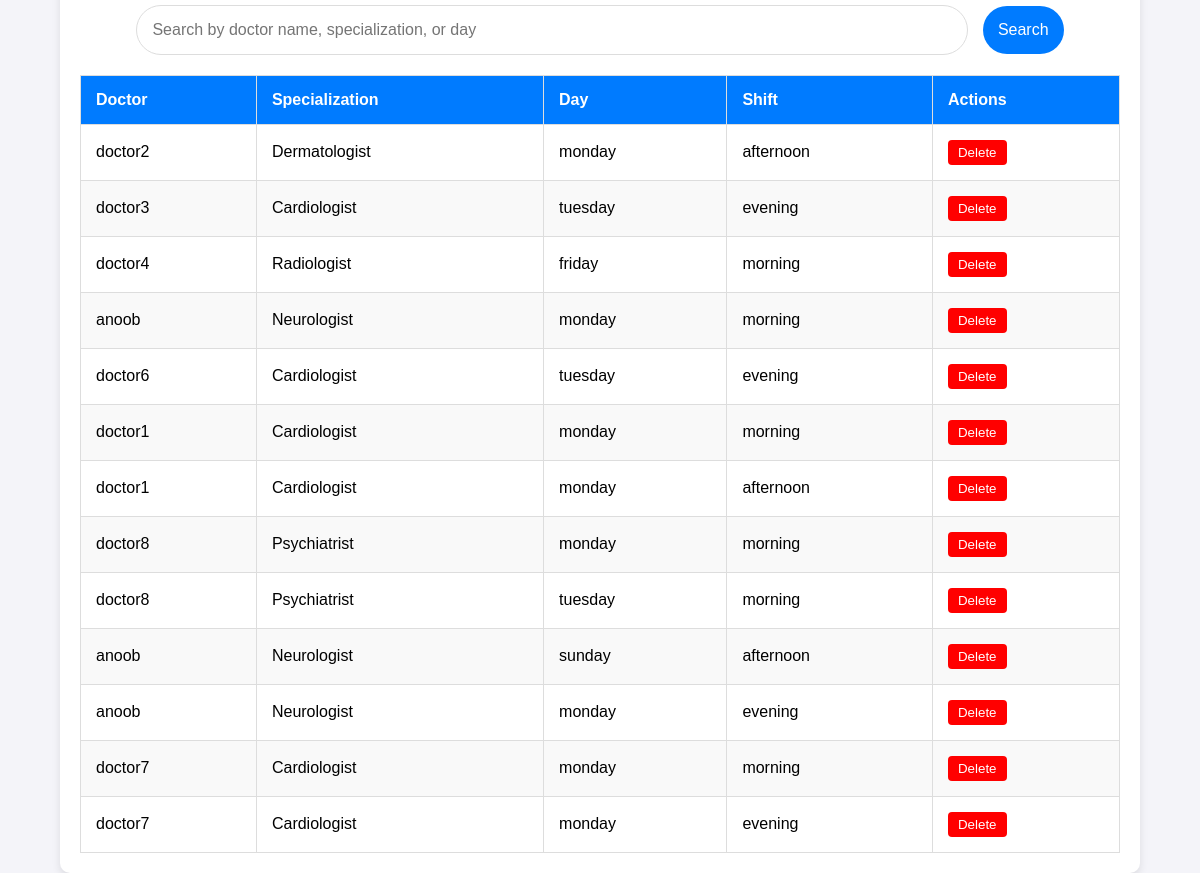
The app's page /schedule/list/ (signed in), older data.
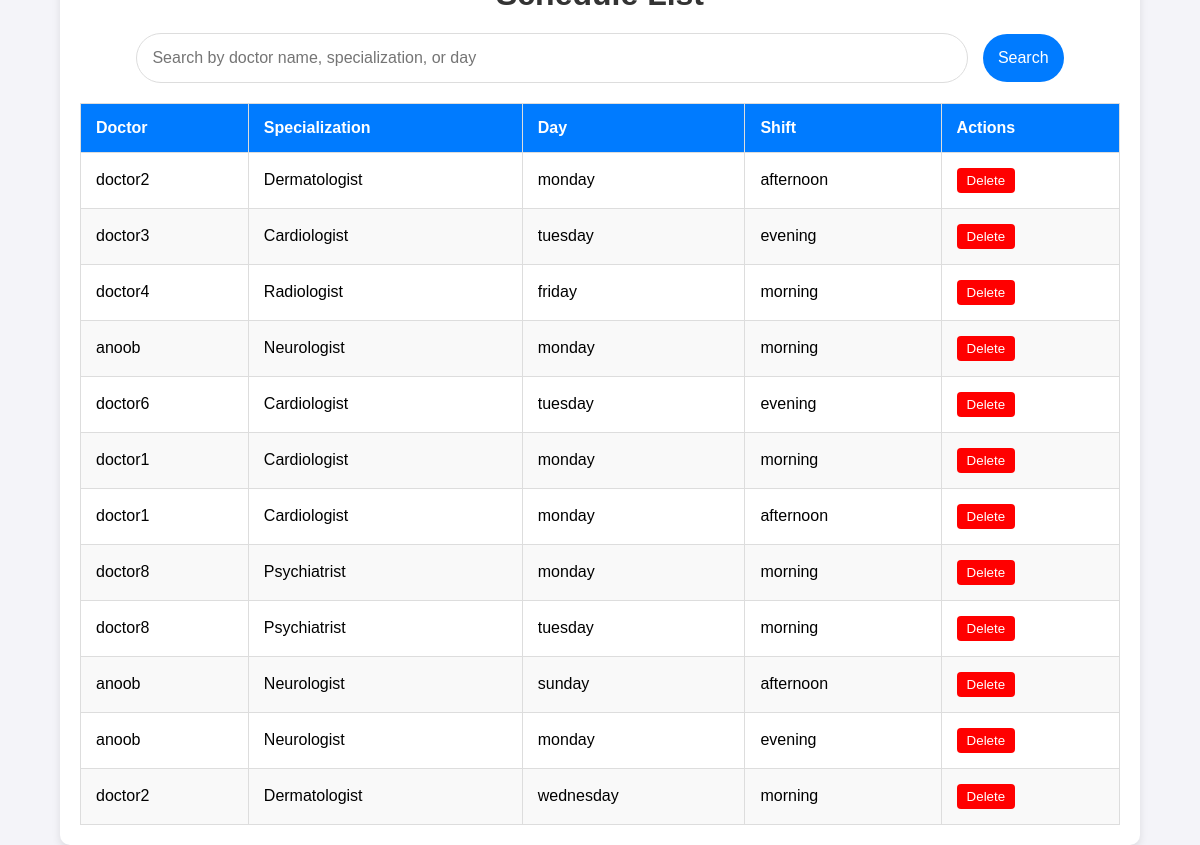
The same page, newer data.
### clinic_mgt_app/models.py (models this page shows, shortened)
class Schedule(models.Model):
    DAYS_OF_WEEK = [
        ('sunday', 'Sunday'),
        ('monday', 'Monday'),
        ('tuesday', 'Tuesday'),
        ('wednesday', 'Wednesday'),
        ('thursday', 'Thursday'),
        ('friday', 'Friday'),
        ('saturday', 'Saturday')
    ]
    SHIFTS = [
        ('morning', 'Morning'),
        ('afternoon', 'Afternoon'),
        ('evening', 'Evening'),
        ('night', 'Night'),
    ]
    specialization = models.CharField(max_length=100, choices=Doctor.SPECIALIZATION_CHOICES)
    doctor = models.ForeignKey(Doctor, on_delete=models.CASCADE, null=True)
    shifts = models.CharField(max_length=100,null=True ,choices=SHIFTS)
    day = models.CharField(max_length=9, choices=DAYS_OF_WEEK)
    class Meta:
        unique_together = ('doctor', 'day', 'shifts','specialization')

class Doctor(models.Model):
    SPECIALIZATION_CHOICES = [
        ('General Practitioner', 'General Practitioner'),
        ('Cardiologist', 'Cardiologist'),
        ('Dermatologist', 'Dermatologist'),
        ('Neurologist', 'Neurologist'),
        ('Orthopedic', 'Orthopedic'),
        ('Pediatrician', 'Pediatrician'),
        ('Psychiatrist', 'Psychiatrist'),
        ('Radiologist', 'Radiologist')
    ]
    doctor_user = models.ForeignKey(CustomUser,on_delete=models.CASCADE, null=True)
    first_name = models.CharField(max_length=100)
    last_name = models.CharField(max_length=100)
    specialization = models.CharField(max_length=100,choices=SPECIALIZATION_CHOICES)
    phone_number = models.CharField(max_length=15)
    image = models.ImageField(upload_to='image/',null=True)
    experience = models.PositiveIntegerField(help_text="Years of experience")
    clinic_address = models.TextField()
    created_at = models.DateTimeField(auto_now_add=True)
    updated_at = models.DateTimeField(auto_now=True)
    is_doctor = models.BooleanField(default=True)

### clinic_mgt_app/views.py (the view)
# urls.py: path('schedule/list/', views.schedule_list, name='schedule_list'),
@login_required
def schedule_list(request):
    query = request.GET.get('query', '').strip().lower()  # Single input field for all queries
    schedules = Schedule.objects.all()
    if query:
        schedules = schedules.filter(
            Q(doctor__first_name__icontains=query) |
            Q(doctor__specialization__icontains=query) |
            Q(day__icontains=query)  # Adjust as needed for your `day` field
        )
    context = {
        'schedules': schedules,
        'query': query,
    }
    return render(request, 'schedule_list.html', context)

### clinic_mgt_app/templates/schedule_list.html (shortened to what this page needs)
<!DOCTYPE html>
<html lang="en">
<head>
</head>
<body>
    <div class="container">
        <h1>Schedule List</h1>
        <div class="search-box">
            <form method="get">
                <input
                    type="text"
                    name="query"
                    placeholder="Search by doctor name, specialization, or day"
                    value="{{ query|default:'' }}">
                <button type="submit" class="search-button">Search</button>
            </form>
        </div>
        {% if schedules %}
        <table class="schedule-table">
            <thead>
                <tr>
                    <th>Doctor</th>
                    <th>Specialization</th>
                    <th>Day</th>
                    <th>Shift</th>
                    <th>Actions</th>
                </tr>
            </thead>
            <tbody>
                {% for schedule in schedules %}
                <tr>
                    <td>{{ schedule.doctor.first_name }}</td>
                    <td>{{ schedule.doctor.specialization }}</td>
                    <td>{{ schedule.day }}</td>
                    <td>{{ schedule.shifts }}</td>
                    <td>
                        <form method="POST" action="{% url 'delete_schedule' schedule.id %}">
                            <button type="submit" class="delete-button">Delete</button>
                        </form>
                    </td>
                </tr>
                {% endfor %}
            </tbody>
        </table>
        {% else %}
        <p class="no-results">No schedules found.</p>
        {% endif %}
    </div>
</body>
</html>

Row changes from the older to the newer data that the page shows:
removed Schedule: doctor.first_name "doctor7", doctor.specialization "Cardiologist", day "monday", shifts "morning"
removed Schedule: doctor.first_name "doctor7", doctor.specialization "Cardiologist", day "monday", shifts "evening"
added Schedule: doctor.first_name "doctor2", doctor.specialization "Dermatologist", day "wednesday", shifts "morning"
